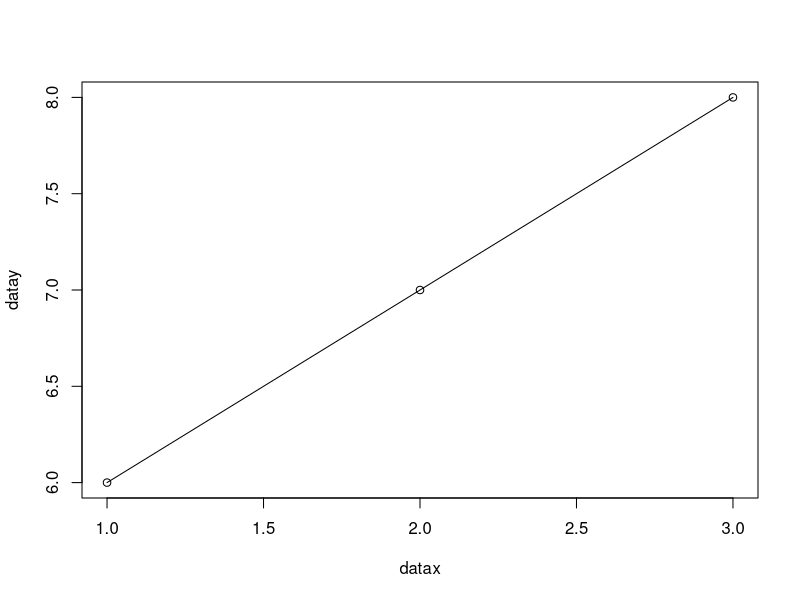

The R source for this figure:

#ques 1
myfun <- function(x){
  vec<-x^c(1:x)
  return(vec)
}
myfun(5)
#b
myfun <- function(x){
  vec<-(x^c(1:x))/c(1:x)
  return(vec)
}
myfun(5)

#ques 2

mat<-matrix(c(1:4),nrow=1)
mat
matrixfunc<-function(mat){
  for (x in 1:4){
    if (mat[x][1] %% 2==1)
      mat[x][1]<-mat[x][1]*2
    
  }
  return(mat)
    
}
matrixfunc(mat)

#3rd ques
myfun<-function(x,y){
  return(x^y)
}
myfun(2,3)

#4th ques
doreturn<-function(x,y){
  a<-5*x+y
  b<-x+7*y
  r<-3*x+9*y
  t<-(x/y)-115
  return(c(a,b,r,t))
}
doreturn(10,15)

#5th ques
myplot<-function(datax,datay){
  plot(datax,datay)
  lines(datax,datay)
}
myplot(c(1:3),c(6:8))
